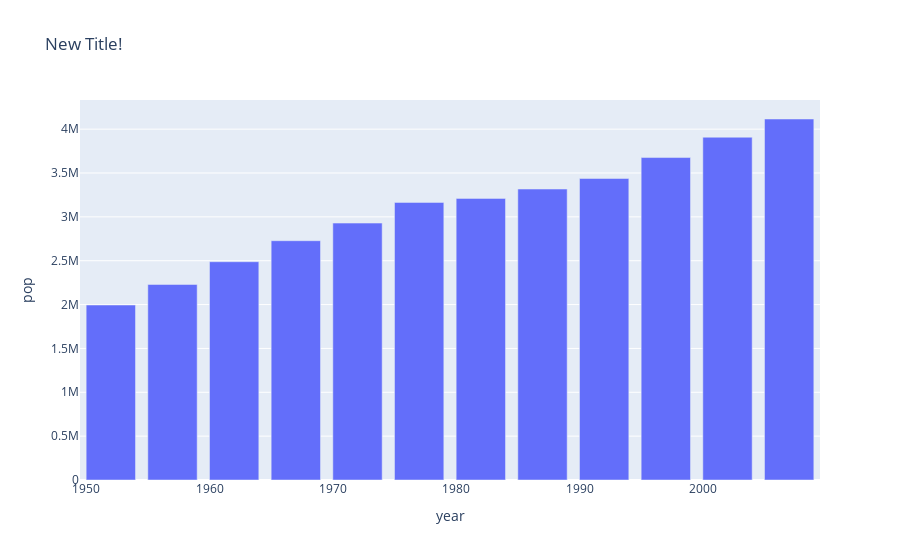

The code cell stored with this chart in its notebook:
### Code cell
fig.layout.title = 'New Title!'
fig.show()

### Figure 1 — Plotly figure (JSON) as saved in the notebook; plotly's stock layout.template omitted (floating-point values rounded to 4 significant figures)
{"data": [{"alignmentgroup": "True", "hovertemplate": "year=%{x}<br>pop=%{y}<extra></extra>", "legendgroup": "", "marker": {"color": "#636efa", "pattern": {"shape": ""}}, "name": "", "offsetgroup": "", "orientation": "v", "showlegend": false, "textposition": "auto", "type": "bar", "x": [1952, 1957, 1962, 1967, 1972, 1977, 1982, 1987, 1992, 1997, 2002, 2007], "xaxis": "x", "y": [1994794, 2229407, 2488550, 2728150, 2929100, 3164900, 3210650, 3317166, 3437674, 3676187, 3908037, 4115771], "yaxis": "y"}], "layout": {"barmode": "relative", "legend": {"tracegroupgap": 0}, "title": {"text": "New Title!"}, "xaxis": {"anchor": "y", "domain": [0, 1], "title": {"text": "year"}}, "yaxis": {"anchor": "x", "domain": [0, 1], "title": {"text": "pop"}}}}
